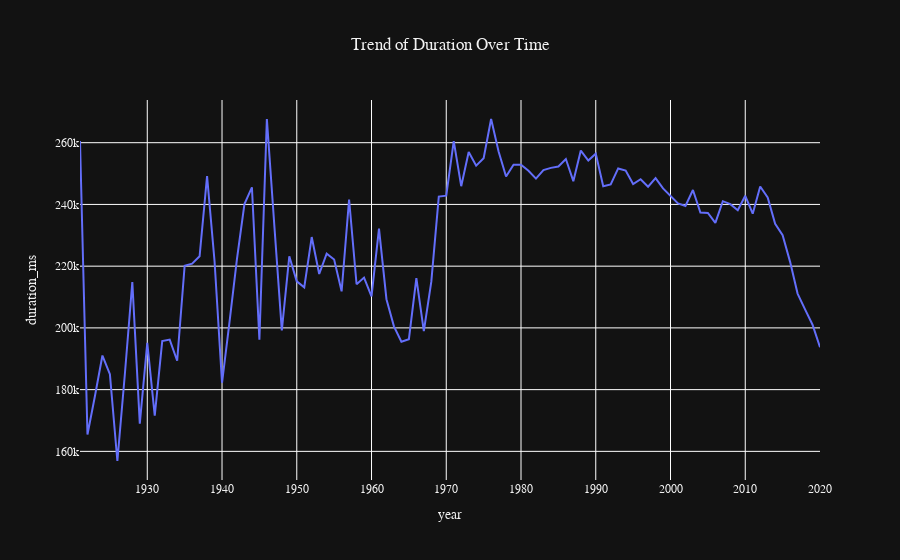

The code cell stored with this chart in its notebook:
### Code cell
# Trend of musical features over years
fig = px.line(data_by_year, x = "year", y = "duration_ms", 
              title = "Trend of Duration Over Time")
fig.update_layout(
    plot_bgcolor = "#121212",    
    paper_bgcolor = "#121212",   
    font = dict(family = "Gill Sans, Arial, sans-serif", 
                color = "#f2f2f2"), 
    title = dict(x = 0.5)
)
